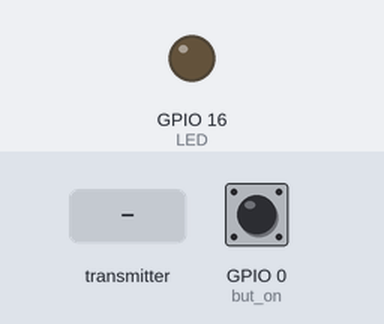
Recording of a sketch running on a simulated ESP8266 (NodeMCU). Parts: output pins drawn as LEDs (lit = HIGH). The inputs (shaded band) are chosen by the test bench; at power-on: GPIO 0 (but_on) HIGH. What the sketch prints to the serial monitor is not drawn.

Above: at 1.2 s.
1.3 s: the transmitter starts sending but_status = 256
At 1.9 s:
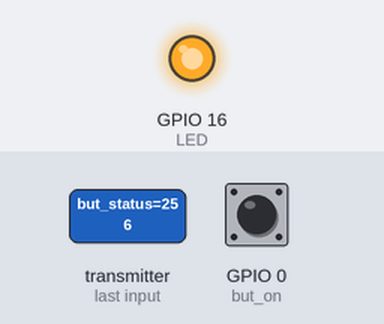
2.8 s: the transmitter starts sending but_status = 0
At 3.2 s:
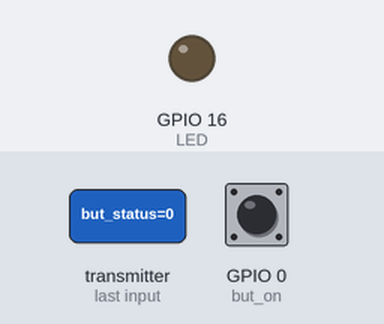
4.3 s: the transmitter starts sending but_status = 512
At 5.4 s:
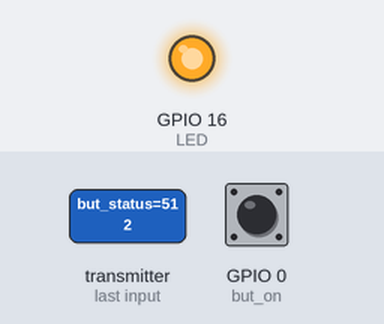
Timing chart, 0 to 7.3 s (numbered marks = the images above; inputs shaded):
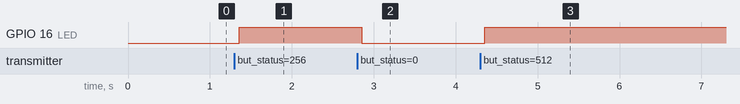

Measured:
- after the input at 1.3 s, GPIO 16 (LED): LOW → HIGH after 0.06 s
- after the input at 2.8 s, GPIO 16 (LED): HIGH → LOW after 0.06 s
- after the input at 4.3 s, GPIO 16 (LED): LOW → HIGH after 0.05 s

The sketch:

ESPNOW_Many2Many.ino
```cpp
/*
 *  This is the code for Many To Many Communication using ESPNOW for ESP32
 *
 *
 * The Full tutorial video of this project is uploaded on our youtube channel
 *
 * https://www.youtube.com/techiesms
 *
*/

#include <espnow.h>
#include <ESP8266WiFi.h>

#define but_on 0
//#define but_off 12
#define LED 16


bool new_data = 0; // Flag to send data only once


// Universal MAC Address
uint8_t broadcastAddress[] = {0xFF, 0xFF, 0xFF, 0xFF, 0xFF, 0xFF};

bool incomingLED_status;

// Structure example to send data
// Must match the receiver structure
typedef struct struct_message
{
  int but_status;
} struct_message;

// Create a struct_message called myData
struct_message myData;

struct_message incomingReadings;
// Create peer interface
esp_now_peer_info_t peerInfo;

// callback when data is sent
void OnDataSent(uint8_t *mac_addr, esp_now_send_status_t status) {
  Serial.print("\r\nLast Packet Send Status:\t");
  Serial.println(status == ESP_NOW_SEND_SUCCESS ? "Delivery Success" : "Delivery Fail");
}
void OnDataRecv(uint8_t * mac, uint8_t *incomingData, uint8_t len) {
  memcpy(&incomingReadings, incomingData, sizeof(incomingReadings));
  Serial.print("Bytes received: ");
  Serial.println(len);
  incomingLED_status = incomingReadings.but_status;
  Serial.println(incomingReadings.but_status);
  digitalWrite(LED, incomingLED_status);

}

void setup() {
  // Init Serial Monitor
  Serial.begin(115200);
  pinMode(but_on, INPUT_PULLUP);
  //pinMode(but_off, INPUT_PULLUP);
  pinMode(LED, OUTPUT);

  // Set device as a Wi-Fi Station
  WiFi.mode(WIFI_STA);

  // Init ESP-NOW
  if (esp_now_init() != ERR_OK) {
    Serial.println("Error initializing ESP-NOW");
    return;
  }

  // Send Callback Function
  esp_now_register_send_cb(OnDataSent);

  // Receive Callback Function
  esp_now_register_recv_cb(OnDataRecv);

  // Register peer
  memcpy(peerInfo.peer_addr, broadcastAddress, 6);
  peerInfo.channel = 0;
  peerInfo.encrypt = false;

  // Add peer
  if (esp_now_add_peer(&peerInfo) != ERR_OK) {
    Serial.println("Failed to add peer");
    return;
  }
}

void loop()
{
  // Set values to send
  if (digitalRead(but_on) == LOW && new_data == 1)
  {
    myData.but_status = 1;
    new_data = 0;
  }
  if (digitalRead(but_on) == HIGH && new_data == 1)
  {
    myData.but_status = 0;
    new_data = 0;
  }

  esp_err_t result; // declaration

  // Send message via ESP-NOW
  if (new_data == 0)
  {

    result = esp_now_send(broadcastAddress, (uint8_t *) &myData, sizeof(myData));
    new_data = 1;
  }

  if (result == ERR_OK)
  {
    Serial.println("Sent with success");
  }
  else
  {
    Serial.println("Error sending the data");
  }

  // delay(10000);
}
```
